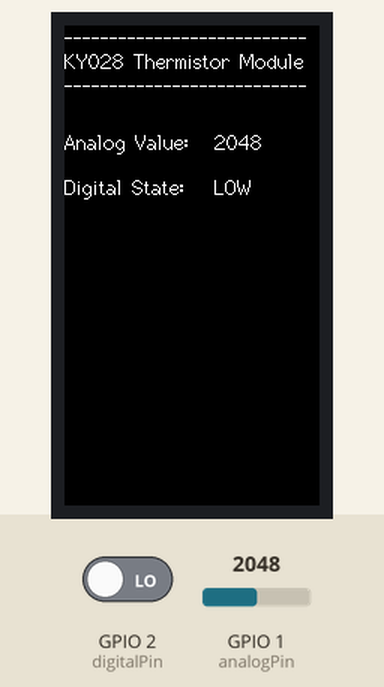
This program was run on a simulated ESP32-S3. Shown: 170×320 colour display. Inputs (shaded band) come from the test bench; at power-on: GPIO 2 (digitalPin) LOW, GPIO 1 (analogPin) = 2048. What the program prints to the serial monitor is not drawn.

Above: at 1.4 s.
1.5 s: GPIO 2 (digitalPin) driven HIGH
At 2.6 s:
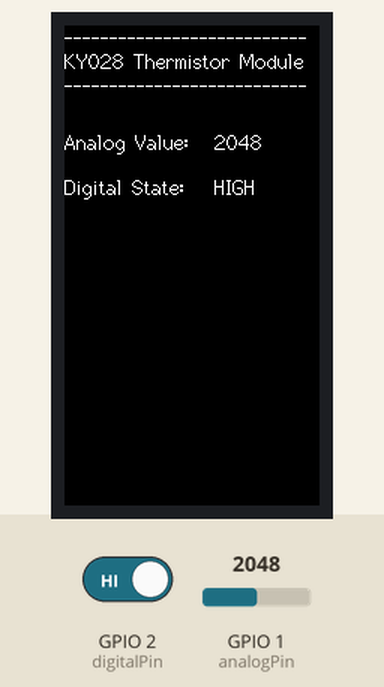
3.7 s: GPIO 1 (analogPin) set to 2866
At 5.4 s:
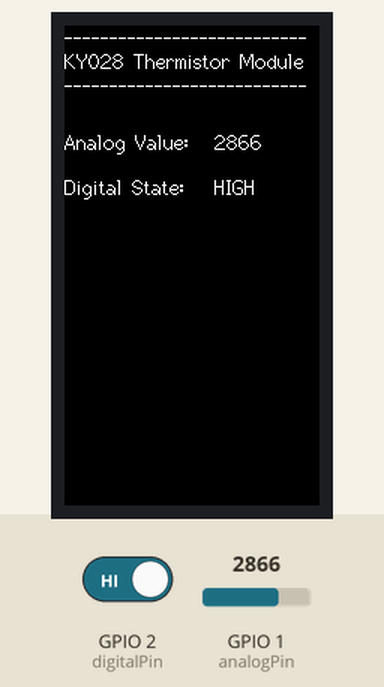
5.7 s: GPIO 1 (analogPin) set to 3603
At 7.1 s:
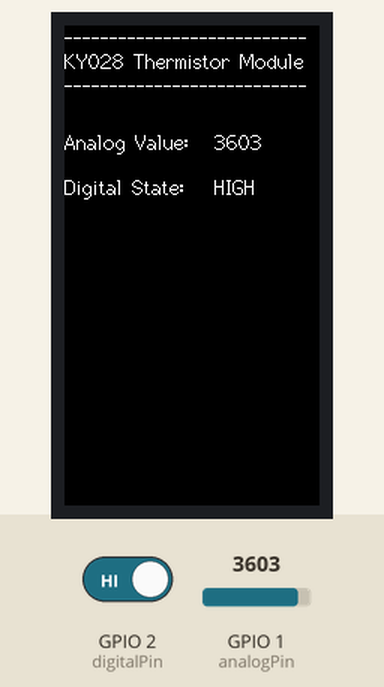
7.7 s: GPIO 2 (digitalPin) driven LOW
At 8.8 s:
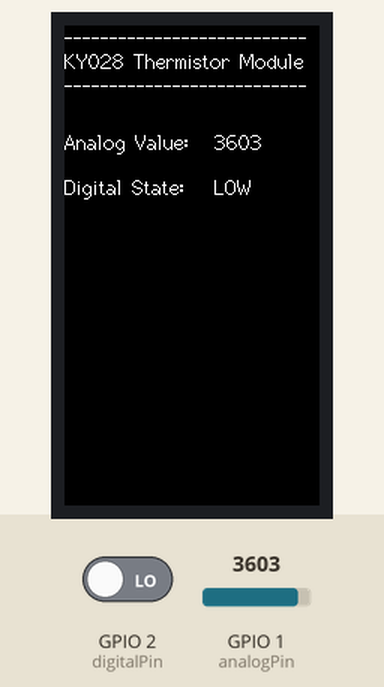
9.7 s: GPIO 1 (analogPin) set to 4095
At 11.7 s:
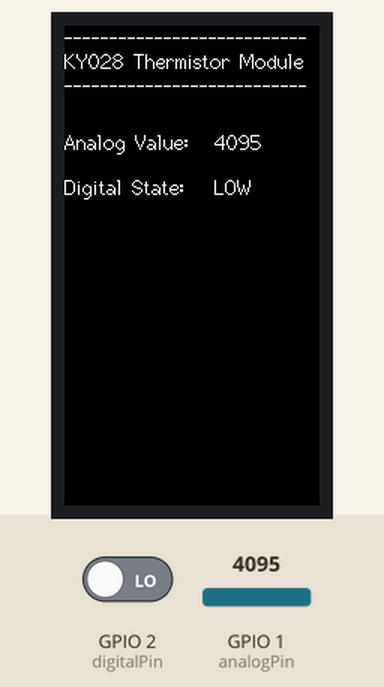
Timing chart, 0 to 12.8 s (numbered marks = the images above; inputs shaded):
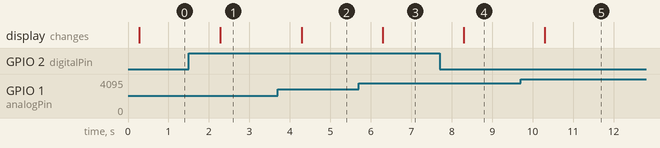

The program:

main.cpp
```cpp
/*********************************************************************************************************
* LILYGO T-Display-S3 KY-028 Digital Thermistor Sensor Project
*
* This sketch reads the analog and digital signals from the KY-028 module and displays them on the
*  built-in screen of the LilyGO T-Display-S3 using the TFT_eSPI library.
* The KY-028 module includes an NTC thermistor and a comparator circuit with a potentiometer.

* Description:
*   This code reads analog and digital signals from the KY-028 module and displays them on the
*  built-in screen of the LilyGO T-Display-S3 using the TFT_eSPI library.
*   The code uses state machine logic to avoid using delays, which is code blocking.
*   The screen is only updated if there is a change in readings.

* How to Use the KY-028 Potentiometer:
*  1. The potentiometer on the KY-028 module adjusts the threshold voltage for the digital output.
*  2. Rotate the potentiometer clockwise to increase the threshold
*      (higher temperature required to trigger digital output).
*  3. Rotate the potentiometer counterclockwise to decrease the threshold
*      (lower temperature required to trigger digital output).
*  4. The digital output will go HIGH when the temperature exceeds the threshold set by the potentiometer.
*  5. Use the analog output to read the raw analog value.
*
* Pin Connections:
*  - KY-028 VCC  -> 3.3V
*  - KY-028 GND  -> GND
*  - KY-028 A0   -> A0 (pin 1)
*  - KY-028 D0   -> GPIO2 (pin 2)
*
* KY-028 Specications:
*  - Protocol: Analog and Digital
*  - Operating Voltage: 3.3V to 5.5V
*  - Temperature Measurement Range: -55°C to +125°C
*  - Measurement Accuracy: ±0.5°C
**********************************************************************************************************/

/*************************************************************
******************* INCLUDES & DEFINITIONS *******************
**************************************************************/

#include <Arduino.h>
#include <TFT_eSPI.h>

// TFT_eSPI
TFT_eSPI tft = TFT_eSPI();

// Pin definitions
const int analogPin = A0;   // analog pin for thermistor value
const int digitalPin = 2;   // digital pin for threshold trigger

// Variables for timing
unsigned long previousMillis = 0;
const long interval = 1000;  // interval for reading and printing (ms)

// State Machine States
enum class State {
  READ_SENSOR,    // state for reading sensor data
  UPDATE_DISPLAY, // state for updating the display
  WAIT            // state for waiting between sensor reads
};

// Global variables
State currentState = State::READ_SENSOR; // initial state
int rawValue = 0;                        // raw analog value from the sensor
int digitalState = LOW;                  // digital state from the sensor
bool redrawRequired = true;              // flag to redraw the screen


/*************************************************************
********************** HELPER FUNCTIONS **********************
**************************************************************/

// Function to draw static elements on the TFT screen
void drawStaticElements() {
  // Clear the screen and set text properties
  tft.fillScreen(TFT_BLACK);
  tft.setTextFont(2);
  tft.setTextColor(TFT_WHITE, TFT_BLACK);

  // Reset cursor to the top-left corner
  tft.setCursor(0, 0);

  // Display header
  tft.println("---------------------------");
  tft.println("KY028 Thermistor Module");
  tft.println("---------------------------");

  // Display static labels
  tft.setCursor(0, 70); // position for analog value
  tft.print("Analog Value: ");

  tft.setCursor(0, 100); // position for digital state
  tft.print("Digital State: ");
}

// Function to update dynamic elements on the TFT screen
void updateDynamicElements() {
  // Update analog value
  tft.setCursor(100, 70); // position for analog value
  tft.print("     ");     // clear previous value (5 spaces for padding)
  tft.setCursor(100, 70); // reset cursor
  tft.print(rawValue);

  // Update digital state
  tft.setCursor(100, 100); // position for digital state
  tft.print("     ");      // clear previous value (5 spaces for padding)
  tft.setCursor(100, 100); // reset cursor
  tft.print(digitalState == HIGH ? "HIGH" : "LOW");
}


/*************************************************************
*********************** MAIN FUNCTIONS ***********************
**************************************************************/

// SETUP
void setup() {
  // Set pin modes
  pinMode(analogPin, INPUT);
  pinMode(digitalPin, INPUT);

  // Initialize the TFT display
  tft.init();
  tft.setRotation(0);                     // adjust rotation (0 & 2 portrait | 1 & 3 landscape)
  tft.fillScreen(TFT_BLACK);              // black background
  tft.setTextFont(2);                     // set the font size
  tft.setTextColor(TFT_WHITE, TFT_BLACK); // set text colour (white) and background colour (black)

  // Draw static elements once
  drawStaticElements();

  // Initial display update
  redrawRequired = true; // update display
}


// MAIN LOOP
void loop() {
  unsigned long currentMillis = millis(); // Get the current millis time

  // State Machine Logic
  switch (currentState) {
    case State::READ_SENSOR:
      // Read the analog value from the sensor
      rawValue = analogRead(analogPin);

      // Read the digital value from the sensor
      digitalState = digitalRead(digitalPin);

      // Print the raw analog value and digital state to the serial monitor
      Serial.print("\nAnalog Value: ");
      Serial.print(rawValue);
      Serial.print("\nDigital State: ");
      Serial.println(digitalState);

      // Move to the next state
      currentState = State::UPDATE_DISPLAY;
      break;

    case State::UPDATE_DISPLAY:
      // Update the display with the new sensor data
      updateDynamicElements();

      // Move to the WAIT state
      currentState = State::WAIT;
      previousMillis = currentMillis; // record the previous millis time
      break;

    case State::WAIT:
      // Wait for the specified interval before reading the sensor again
      if (currentMillis - previousMillis >= interval) {
        currentState = State::READ_SENSOR;
        redrawRequired = true; // update display
      }
      break;

    default:
      // Default case (should not happen)
      currentState = State::READ_SENSOR;
      break;
  }
}
```

Measured:
- after the input at 1.5 s, the display: changes after 0.78 s (image 1)
- after the input at 3.7 s, the display: changes after 0.59 s (image 2)
- after the input at 5.7 s, the display: changes after 0.59 s (image 3)
- after the input at 7.7 s, the display: changes after 0.60 s (image 4)
- after the input at 9.7 s, the display: changes after 0.60 s (image 5)
